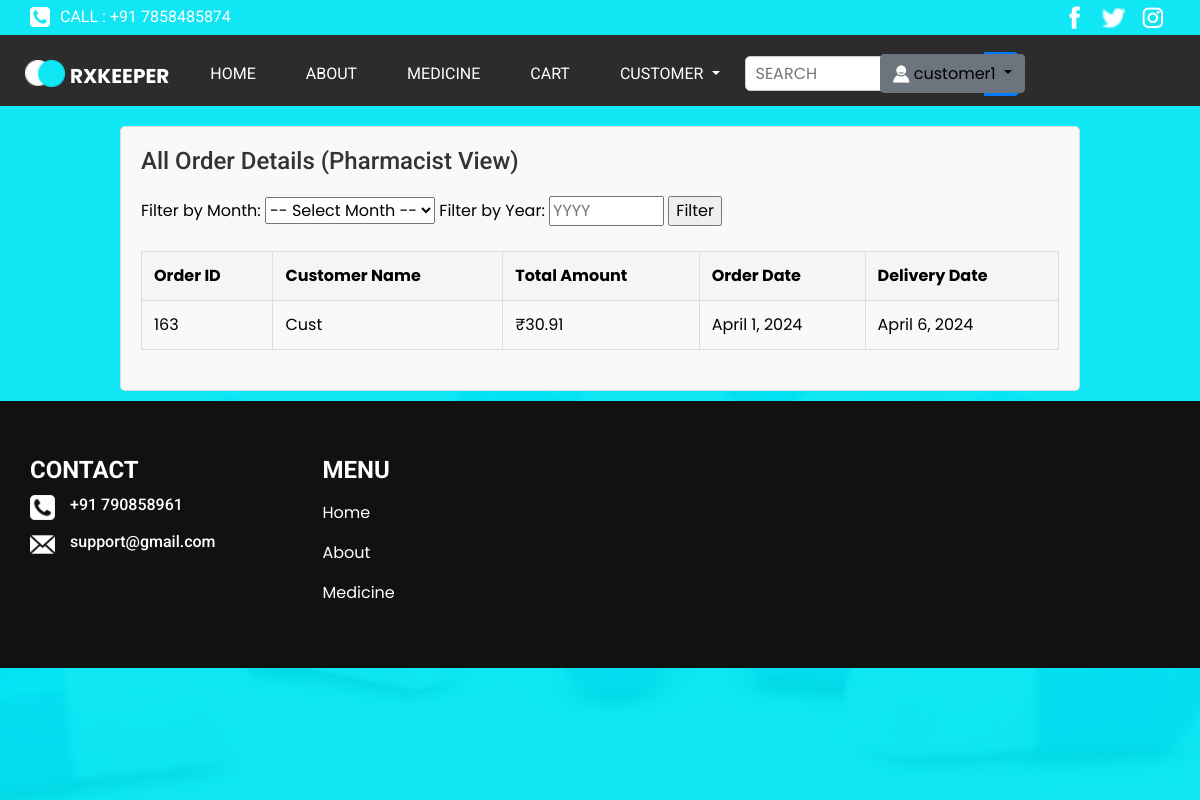
/main_project/pharmacist_order_details/ (signed in), run on the app's committed database.
### logi/models.py (models this page shows)
class User(AbstractUser):
   is_customer= models.BooleanField(default=False)
   is_employee= models.BooleanField(default=False)
   is_delivery_person = models.BooleanField(default=False)
   name=models.CharField(max_length=50)

### main_project/models.py (models this page shows)
class Order(models.Model):
    user = models.ForeignKey(User, on_delete=models.CASCADE)  # Use the custom user model
    medicines = models.ManyToManyField('logi.Medicine', through='OrderItem')
    total_amount = models.DecimalField(max_digits=10, decimal_places=2)
    razorpay_order_id = models.CharField(max_length=255)
    payment_status = models.CharField(max_length=50, default='PENDING')  # 'PENDING', 'PAID', 'FAILED', etc.
    order_date=models.DateField(auto_now_add=True)
    delivery_date=models.DateField(null=True)
    prescription = models.ForeignKey('logi.Prescription', on_delete=models.SET_NULL, null=True, blank=True)
    assigned_delivery_person = models.ForeignKey('logi.DeliveryPerson', on_delete=models.SET_NULL, null=True, blank=True)
    is_delivery_person = models.BooleanField(default=False)

### main_project/views.py (the view)
# urls.py: path('pharmacist_order_details/', views.pharmacist_order_details, name='pharmacist_order_history'),
@login_required
def pharmacist_order_details(request):
    today = datetime.now().date()
    start_of_day = datetime.combine(today, datetime.min.time())
    end_of_day = datetime.combine(today, datetime.max.time())
    orders = Order.objects.filter(order_date__range=(start_of_day, end_of_day)).order_by('-id')
    return render(request, 'pharmacist_order_details.html', {'orders': orders})

### template/pharmacist_order_details.html (shortened to what this page needs)
{% extends 'base.html' %}
{% block content %}
<div class="container-7">
  <h2 class="order-history-heading">All Order Details (Pharmacist View)</h2>
  <form method="GET" class="filter-form">
    <label for="month">Filter by Month:</label>
    <select id="month" name="month">
      <option value="">-- Select Month --</option>
    </select>
    <label for="year">Filter by Year:</label>
    <input type="number" id="year" name="year" placeholder="YYYY" min="1900" max="2100">
    <input type="submit" value="Filter">
  </form>
  <table>
    <thead>
      <tr>
        <th>Order ID</th>
        <th>Customer Name</th>
        <th>Total Amount</th>
        <th>Order Date</th>
        <th>Delivery Date</th>
      </tr>
    </thead>
    <tbody>
      {% for order in orders %}
        <tr>
          <td>{{ order.id }}</td>
          <td>{{ order.user.name }}</td>
          <td>₹{{ order.total_amount }}</td>
          <td>{{ order.order_date }}</td>
          <td>{{ order.delivery_date }}</td>
        </tr>
      {% endfor %}
    </tbody>
  </table>
</div>
{% endblock %}

### template/base.html (shortened to what this page needs)
{% load static %}
<!DOCTYPE html>
<html>
<head>
  <link rel="stylesheet" href="https://code.jquery.com/ui/1.12.1/themes/base/jquery-ui.css">
  <link rel="stylesheet" href="https://cdn.jsdelivr.net/npm/bootstrap@4.6.2/dist/css/bootstrap.min.css"
>
  <link rel="stylesheet" href="{% static 'login/fonts/icomoon/style.css' %}">
  <link rel="stylesheet" href="{% static 'login/css/owl.carousel.min.css' %}">
  <link rel="stylesheet" href="{% static 'login/css/bootstrap.min.css' %}">
  <link rel="stylesheet" href="{% static 'login/css/style.css' %}">
  <link rel="stylesheet" type="text/css"
    href="https://cdnjs.cloudflare.com/ajax/libs/OwlCarousel2/2.1.3/assets/owl.carousel.min.css">
  <link rel="stylesheet" href="https://cdnjs.cloudflare.com/ajax/libs/font-awesome/4.7.0/css/font-awesome.min.css">
  <link rel="stylesheet" type="text/css" href="{% static 'css/bootstrap.css' %}">
  <link href="{% static 'css/style.css' %}" rel="stylesheet">
  <link href="{% static 'css/responsive.css' %}" rel="stylesheet">
</head>
<body>
  <div class="hero_area">
    <header class="header_section">
      <div class="container">
        <div class="top_contact-container">
          <div class="tel_container">
            <a href="">
              <img src="{% static '../static/images/telephone-symbol-button.png' %}" alt=""> Call : +91 7858485874
            </a>
          </div>
          <div class="social-container">
            <a href="">
              <img src="{% static '../static/images/fb.png' %}" alt="" class="s-1">
            </a>
            <a href="">
              <img src="{% static '../static/images/twitter.png' %}" alt="" class="s-2">
            </a>
            <a href="">
              <img src="{% static '../static/images/instagram.png' %}" alt="" class="s-3">
            </a>
          </div>
        </div>
      </div>
      <div class="container-fluid">
        <nav class="navbar navbar-expand-lg custom_nav-container pt-3">
          <a class="navbar-brand" href="index.html">
            <img src="{% static '../static/images/logo.png' %}" alt="">
            <span>
              Rxkeeper
            </span>
          </a>
          <div class="collapse navbar-collapse" id="navbarSupportedContent">
            <div class="d-flex  flex-column flex-lg-row align-items-center w-100 justify-content-between">
              <ul class="navbar-nav  ">
                <li class="nav-item active">
                  <a class="nav-link" href="{% url 'index' %}">Home <span class="sr-only">(current)</span></a>
                </li>
                <li class="nav-item">
                  <a class="nav-link" href="{% url 'about' %}"> About </a>
                </li>
                <li class="nav-item">
                  <a class="nav-link" href="{% url 'medicine_list' %}"> Medicine </a>
                </li>
                {% if user.is_authenticated %}
                {% if user.is_customer %}
                <li class="nav-item">
                  <a class="nav-link" href="{% url 'view_cart' %}" id="cart">Cart</a>
                </li>
                <li class="nav-item dropdown">
                  <a class="nav-link dropdown-toggle" href="#" id="customerDropdown" role="button"
                    data-toggle="dropdown" aria-haspopup="true" aria-expanded="false">
                    Customer
                  </a>
                </li>
                {% endif %}
                {% endif %}
              </ul>
              <div class="search-container">
                <form class="form-inline" id="search-form">
                  <input type="search" placeholder="Search" style="border-radius: 5px;" id="search-query">
                  <button id="voice-search-btn" class="btn my-2 my-sm-0 " type="button">
                  </button>
                </form>
              </div>
              {% if user.is_authenticated %}
              {% if user.is_customer %}
              <div class="dropdown" style="position: relative; right: 150px; color: black;" id="login-dropdown-button">
                <button class="btn btn-secondary dropdown-toggle" type="button" id="dropdownMenuButton"
                  data-toggle="dropdown" aria-haspopup="true" aria-expanded="false" style="color: black;">
                  <img src="{% static '../static/images/user.png' %}" alt="" style="vertical-align: middle;"> <span
                    style="display: inline-block; vertical-align: middle;">{% if user.userprofile.name %}
                    {{ user.name }}
                    {% else %}
                    {{ user.username }}
                    {% endif %}
                  </span>
                </button>
              </div>
              {% endif %}
              {% endif %}
            </div>
          </div>
        </nav>
      </div>
    </header>
    {% block content %}
    {% endblock %}
    <section class="info_section layout_padding2">
      <div class="container">
        <div class="row">
          <div class="col-md-3">
            <div class="info_contact">
              <h4>
                Contact
              </h4>
              <div class="box">
                <div class="img-box">
                  <img src="{% static '../static/images/telephone-symbol-button.png' %}" alt="">
                </div>
                <div class="detail-box">
                  <h6>
                    +91 790858961
                  </h6>
                </div>
              </div>
              <div class="box">
                <div class="img-box">
                  <img src="{% static '../static/images/email.png' %}" alt="">
                </div>
                <div class="detail-box">
                  <h6>
                    support@gmail.com
                  </h6>
                </div>
              </div>
            </div>
          </div>
          <div class="col-md-3">
            <div class="info_menu">
              <h4>
                Menu
              </h4>
              <ul class="navbar-nav  ">
                <li class="nav-item active">
                  <a class="nav-link" href="{% url 'index' %}">Home <span class="sr-only">(current)</span></a>
                </li>
                <li class="nav-item">
                  <a class="nav-link" href="{% url 'about' %}"> About </a>
                </li>
                <li class="nav-item">
                  <a class="nav-link" href="medicine.html"> Medicine </a>
                </li>
            </div>
          </div>
        </div>
      </div>
    </section>
</body>
</html>

### static/login/css/style.css (style rules this page uses)
body { font-family: "Roboto", sans-serif; background-color: #f8fafb; }
h1, h2, h3, h4, h5, h6, .h1, .h2, .h3, .h4, .h5, .h6 { font-family: "Roboto", sans-serif; }
a { transition: .3s all ease; text-decoration: none; }
h2 { font-size: 20px; }

### static/css/style.css (style rules this page uses)
body { font-family: "Poppins", sans-serif; color: #000000; background-color: #ffffff; }
.layout_padding2 { padding: 55px 0; }
.hero_area { height: 100vh ; background-image: url(../images/hero-bg.jpg); }
.header_section .top_contact-container { display: -webkit-box; display: -ms-flexbox; display: flex; -webkit-box-pack: justify; -ms-flex-pack: justify; justify-content: space-between; padding: 5px 0; font-family: 'Roboto', sans-serif; }
.header_section .top_contact-container .tel_container a { color: #ffffff; text-transform: uppercase; display: -webkit-box; display: -ms-flexbox; display: flex; -webkit-box-align: center; -ms-flex-align: center; align-items: center; }
.header_section .top_contact-container .tel_container a img { width: 20px; margin-right: 10px; }
.header_section .top_contact-container .social-container img { margin: 0 5px; }
.header_section .top_contact-container .social-container img.s-1 { width: 25px; }
.header_section .top_contact-container .social-container img.s-2 { width: 25px; }
.header_section .top_contact-container .social-container img.s-3 { width: 25px; }
.header_section .container-fluid { background-color: #2c2c2c; }
.header_section .container-fluid { padding-right: 25px; padding-left: 25px; }
.custom_nav-container.navbar-expand-lg .navbar-nav .nav-link { padding: 10px 25px; color: #ffffff; text-align: center; text-transform: uppercase; font-family: 'Roboto', sans-serif; }
a, a:hover, a:focus { text-decoration: none; }
.btn, .btn:focus { outline: none !important; -webkit-box-shadow: none; box-shadow: none; }
.navbar-brand, .navbar-brand:hover { text-transform: uppercase; font-weight: bold; font-size: 24px; color: #fafcfd; }
.navbar-brand { display: -webkit-box; display: -ms-flexbox; display: flex; -webkit-box-align: center; -ms-flex-align: center; align-items: center; }
.navbar-brand img { width: 40px; margin-right: 5px; }
.navbar-brand span { font-size: 20px; font-weight: 700; color: #ffffff; margin-top: 5px; }
.custom_nav-container { z-index: 99999; padding: 10px 0; }
.custom_nav-container .form-inline { -webkit-box-flex: 1; -ms-flex-positive: 1; flex-grow: 1; -ms-flex-wrap: nowrap; flex-wrap: nowrap; }
.custom_nav-container .form-inline input { width: 84%; border: none; outline: none; padding: 4px; padding-left: 15px; text-transform: uppercase; height: 35px; background-color: #ffffff; }
.custom_nav-container .form-inline button { background-color: #ffffff; }
.info_section { background-color: #121111; color: #ffffff; }
.info_section h4 { text-transform: uppercase; font-weight: bold; }
.info_section .info_contact .box { margin: 10px 0; display: -webkit-box; display: -ms-flexbox; display: flex; }
.info_section .info_contact .box .img-box { margin-right: 15px; }
.info_section .info_contact .box .img-box img { width: 25px; }
.info_section .info_menu .navbar-nav .nav-item .nav-link { color: #ffffff; }

### static/css/responsive.css (style rules this page uses)
@media (min-width: 1200px) { .container { max-width: 1170px; } }

### template/base.html (style rules this page uses)
#search-form { display: flex; align-items: center; }
#search-query { padding: 10px; border: 1px solid #ccc; border-radius: 5px 0 0 5px; outline: none; }
#voice-search-btn { background-color: #007bff; color: #fff; border: none; border-radius: 0 5px 5px 0; padding: 10px 10px; cursor: pointer; }
.search-container { display: flex; flex-direction: column; position: relative; }

### template/pharmacist_order_details.html (style rules this page uses)
.container-7 { margin-top: 20px; margin-bottom: 10px; margin-left: 10%; max-width: 80%; background-color: #f9f9f9; padding: 20px; border: 1px solid #ddd; border-radius: 5px; }
.order-history-heading { color: #333; font-size: 24px; margin-bottom: 20px; }
table { width: 100%; border-collapse: collapse; margin-top: 20px; }
th, td { border: 1px solid #ddd; padding: 12px; text-align: left; }
th { background-color: #f5f5f5; }
.filter-form { margin-top: 20px; }

### data on the page
User: username "customer1"
Order: id "163", user.name "Cust", total_amount "30.91", order_date "April 1, 2024", delivery_date "April 6, 2024"
